Frame 1 (no input): blank canvas, image omitted
Frame 60 (the mouse pressed at the canvas centre just before this capture): blank canvas, image omitted
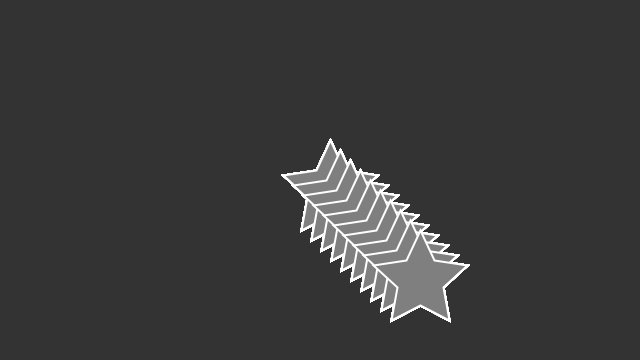
Frame 120 (the mouse held since frame 60 and released just before this capture)

The Processing sketch whose frames 1 and 60 were blank and that drew this single picture after the mouse press (run headless with seeded random() and noise(); from frame 60 on, the mouse is pressed at the canvas centre):

// Processing sketch: defining_function_star3
// ── defining_function_star3.pde
void setup() {
  size(640, 360);
  background(51);
}


void draw() {
  //display();
  display2(1); 
}


void display() {
    if(mousePressed){
      for(float x=0; x < 100; x=x+10){
        star(mouseX+x, mouseY+x);
      }
    }
}


void display2(float x) {
    if(mousePressed){
     while(x<11){
      star(mouseX+x*10, mouseY+x*10);
      x=x+1;
     }
    }
}


void star(float x, float y) {
  fill(127);
  stroke(255);
  strokeWeight(2);
  //hardcoding a series of vertices
  beginShape();
  vertex(x, y-50);
  vertex(x+14, y-20);
  vertex(x+47, y-15);
  vertex(x+23, y+7);
  vertex(x+29, y+40);
  vertex(x, y+25);
  vertex(x-29, y+40);
  vertex(x-23, y+7);
  vertex(x-47, y-15);
  vertex(x-14, y-20);
  endShape(CLOSE);
}
